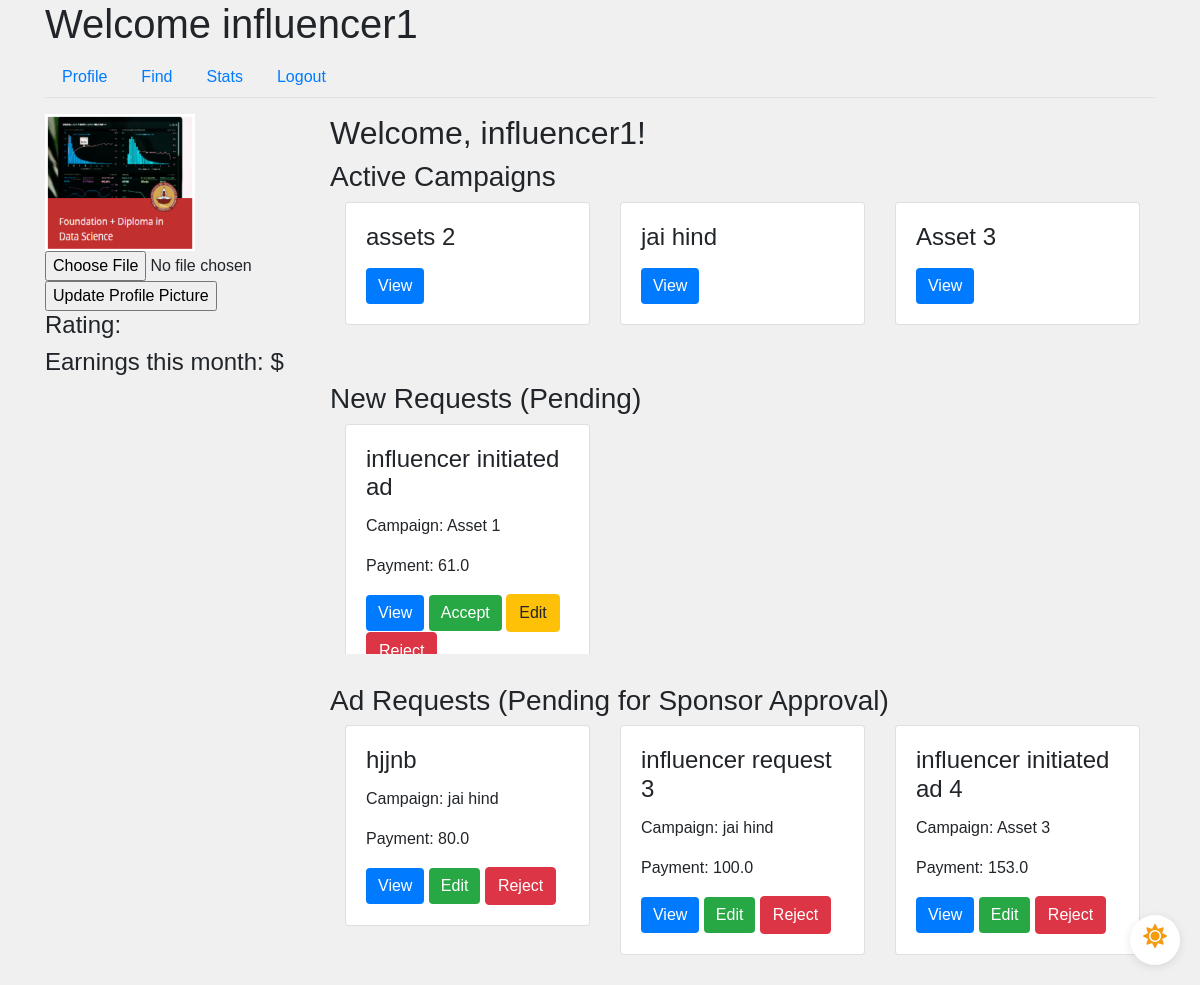
Page /influencer/profile (signed in) on the committed database.
### app/models.py (models this page shows, shortened)
class User(UserMixin, db.Model):
    id = db.Column(db.Integer, primary_key=True)
    username = db.Column(db.String(64), unique=True, nullable=False)
    email = db.Column(db.String(120), unique=True, nullable=False)
    password_hash = db.Column(db.String(128), nullable=False)
    role = db.Column(db.String(20), nullable=False)
    industry = db.Column(db.String(120))  # For Sponsors
    platforms = db.Column(db.Text)  # For Influencers
    category = db.Column(db.String(120))  # For Influencers
    niche = db.Column(db.String(120))  # For Influencers
    profile_pic = db.Column(db.String(20), nullable=False, default='download.png')
    flag = db.Column(db.Boolean, default=False, nullable=False)  # Add flag column

class Campaign(db.Model):
    id = db.Column(db.Integer, primary_key=True)
    name = db.Column(db.String(100), nullable=False)
    description = db.Column(db.Text, nullable=False)
    budget = db.Column(db.Float, nullable=False)
    visibility = db.Column(db.String(10), nullable=False)  # 'public', 'private'
    start_date = db.Column(db.Date, nullable=False)
    end_date = db.Column(db.Date, nullable=False)
    user_id = db.Column(db.Integer, db.ForeignKey('user.id'), nullable=False)
    ad_requests = db.relationship('AdRequest', backref='campaign', lazy=True)
    flag = db.Column(db.Boolean, default=False, nullable=False)  # Add flag column

class AdRequest(db.Model):
    id = db.Column(db.Integer, primary_key=True)
    campaign_id = db.Column(db.Integer, db.ForeignKey('campaign.id'), nullable=False)
    influencer_id = db.Column(db.Integer, db.ForeignKey('user.id'), nullable=False)
    requirements = db.Column(db.Text, nullable=False)
    payment_amount = db.Column(db.Float, nullable=False)
    status_influencer = db.Column(db.String(10), nullable=False)
    status_sponsor = db.Column(db.String(10), nullable=False)

### app/routes.py (the view)
@main.route('/influencer/profile')
@login_required
def influencer_profile():
    if current_user.role != 'influencer':
        return redirect(url_for('main.home'))
    influencer = current_user
    print(current_user.id)
    public_influencer = User.query.filter_by(username='Public').first()
    active_campaigns = Campaign.query.join(AdRequest, Campaign.id == AdRequest.campaign_id) \
    active_campaigns = Campaign.query.join(AdRequest, Campaign.id == AdRequest.campaign_id) \
    .filter(and_(AdRequest.status_influencer == 'Accepted', AdRequest.influencer_id == current_user.id)).all()
    print(active_campaigns)
    new_requests = AdRequest.query.filter(
        (AdRequest.influencer_id == public_influencer.id) |
        (AdRequest.influencer_id == influencer.id),
        AdRequest.status_influencer == 'Pending',
        AdRequest.status_sponsor != 'Rejected'
    ).all()
    sponsor_pending_request = AdRequest.query.filter_by(influencer_id=influencer.id, status_sponsor='Pending').all()
    return render_template('influencer_profile.html',
                           influencer=influencer,
                           active_campaigns=active_campaigns,
                           new_requests=new_requests,
                           sponsor_pending_request=sponsor_pending_request)

### app/models.py (called while the page is built)
@login_manager.user_loader
def load_user(user_id):
    return User.query.get(int(user_id))

### app/templates/influencer_profile.html (shortened to what this page needs)
{% extends "influencer_dashboard.html" %}
{% block tab_content %}
<div class="row">
    <div class="col-md-3">
        <div class="profile-sidebar">
            <img src="{{ url_for('static', filename='profile_pics/' + current_user.profile_pic) }}" alt="Profile Picture">
            <form action="{{ url_for('main.update_profile_pic') }}" method="POST" enctype="multipart/form-data">
                <input type="file" name="profile_pic">
                <input type="submit" value="Update Profile Picture">
            </form>
            <div class="profile-stats">
                <h4>Rating: {{ influencer.rating }}</h4>
                <h4>Earnings this month: ${{ influencer.earnings }}</h4>
            </div>
        </div>
    </div>
    <div class="col-md-9">
        <div class="profile-main">
            <h2>Welcome, {{ current_user.username }}!</h2>
            <h3>Active Campaigns</h3>
            <div class="scrollable-container scrollable-container-custom-height-infl-1">
                <div class="row-container">
                    {% for campaign in active_campaigns %}
                    <div class="col-md-4">
                        <div class="request-box card">
                            <div class="card-body">
                                <h4 class="card-title">{{ campaign.name }}</h4>
                                <button class="btn btn-primary" data-toggle="modal" data-target="#campaignModal" data-id="{{ campaign.id }}">View</button>
                            </div>
                        </div>
                    </div>
                    {% endfor %}
                </div>
            </div>
            <div class="influencer-profile-padding"></div>
            <h3>New Requests (Pending)</h3>
            <div class="scrollable-container scrollable-container-custom-height-infl-2">
                <div class="row-container">
                    {% for request in new_requests %}
                    <div class="col-md-4">
                        <div class="request-box card">
                            <div class="card-body">
                                <h4 class="card-title">{{ request.requirements }}</h4>
                                <p class="card-text">Campaign: {{ request.campaign.name }}</p>
                                <p class="card-text">Payment: {{ request.payment_amount }}</p>
                                <button class="btn btn-primary" data-toggle="modal" data-target="#adRequestModal" data-id="{{ request.id }}">View</button>
                                {% if request.campaign.flag == 0 and current_user.flag == 0 %}
                                    <a href="{{ url_for('main.accept_request_influencer', id=request.id) }}" class="btn btn-success">Accept</a>
                                    <a href="{{ url_for('main.edit_ad_request_infl', id=request.id, user_id=current_user.id) }}" class="btn btn-warning">Edit</a>
                                    <a href="{{ url_for('main.reject_request_influencer', id=request.id) }}" class="btn btn-danger">Reject</a>
                                {% endif %}
                            </div>
                        </div>
                    </div>
                    {% endfor %}
                </div>
            </div>
            <div class="influencer-profile-padding"></div>
            <h3>Ad Requests (Pending for Sponsor Approval)</h3>
            <div class="scrollable-container scrollable-container-custom-height-infl-3">
                <div class="row-container">
                    {% for request in sponsor_pending_request %}
                    <div class="col-md-4">
                        <div class="request-box card">
                            <div class="card-body">
                                <h4 class="card-title">{{ request.requirements }}</h4>
                                <p class="card-text">Campaign: {{ request.campaign.name }}</p>
                                <p class="card-text">Payment: {{ request.payment_amount }}</p>
                                <button class="btn btn-primary" data-toggle="modal" data-target="#adRequestModal" data-id="{{ request.id }}">View</button>
                                {% if request.campaign.flag == 0 and current_user.flag == 0 %}
                                    <a href="{{ url_for('main.edit_ad_request_infl', id=request.id, user_id=current_user.id) }}" class="btn btn-success">Edit</a>
                                    <a href="{{ url_for('main.reject_request_influencer', id=request.id) }}" class="btn btn-danger">Reject</a>
                                {% endif %}
                            </div>
                        </div>
                    </div>
                    {% endfor %}
                </div>
            </div>
        </div>
    </div>
</div>
{% endblock %}

### app/templates/influencer_dashboard.html (shortened to what this page needs)
{% extends "base.html" %}
{% block content %}
<div class="dark-mode-toggle">
    <label for="darkSwitch" class="toggle-label">
        <i class="fas fa-sun light-mode-icon"></i>
    </label>
</div>
<h1>Welcome {{ current_user.username }}</h1>
<ul class="nav nav-tabs">
    <li class="nav-item">
        <a class="nav-link" href="{{ url_for('main.influencer_profile') }}">Profile</a>
    </li>
    <li class="nav-item">
        <a class="nav-link" href="{{ url_for('main.influencer_find') }}">Find</a>
    </li>
    <li class="nav-item">
        <a class="nav-link" href="{{ url_for('main.influencer_stats') }}">Stats</a>
    </li>
    <li class="nav-item">
        <a class="nav-link" href="{{ url_for('main.logout') }}">Logout</a>
    </li>
</ul>
<div class="tab-content mt-3">
    {% block tab_content %}{% endblock %}
</div>
{% endblock %}

### app/static/css/styles.css (style rules this page uses)
.profile-sidebar img { max-width: 150px; max-height: 150px; object-fit: cover; }
.scrollable-container { display: flex; flex-direction: column; overflow-y: auto; height: 255px; scroll-snap-type: y mandatory; }
.scrollable-container-custom-height-infl-1 { height: 150px; }
.scrollable-container-custom-height-infl-2 { height: 230px; }
.scrollable-container-custom-height-infl-3 { height: 260px; }
.influencer-profile-padding { padding: 15px; }
.row-container { display: flex; flex-wrap: wrap; }
body { font-family: 'Arial', sans-serif; background-color: #f0f0f0; margin: 0; padding: 0; transition: background-color 0.3s; }
.btn-primary { background-color: #007bff; border: none; }
.btn-success { background-color: #28a745; border: none; }
.dark-mode-toggle { position: fixed; bottom: 20px; right: 20px; width: 50px; height: 50px; border-radius: 50%; background-color: #fff; box-shadow: 0 2px 10px rgba(0, 0, 0, 0.1); display: flex; align-items: center; justify-content: center; cursor: pointer; z-index: 1000; }
.toggle-label { display: flex; align-items: center; justify-content: center; width: 100%; height: 100%; cursor: pointer; position: relative; }
.light-mode-icon, .dark-mode-icon { position: absolute; font-size: 24px; }
.light-mode-icon { color: #f39c12; opacity: 1; transition: opacity 0.3s; }

### rows in the picture
User: username "influencer1", profile_pic (picture)
Campaign: name "assets 2"
Campaign: name "jai hind"
Campaign: name "Asset 3"
AdRequest: requirements "influencer initiated ad", campaign.name "Asset 1", payment_amount "61.0"
AdRequest: requirements "hjjnb", campaign.name "jai hind", payment_amount "80.0"
AdRequest: requirements "influencer request 3", campaign.name "jai hind", payment_amount "100.0"
AdRequest: requirements "influencer initiated ad 4", campaign.name "Asset 3", payment_amount "153.0"
